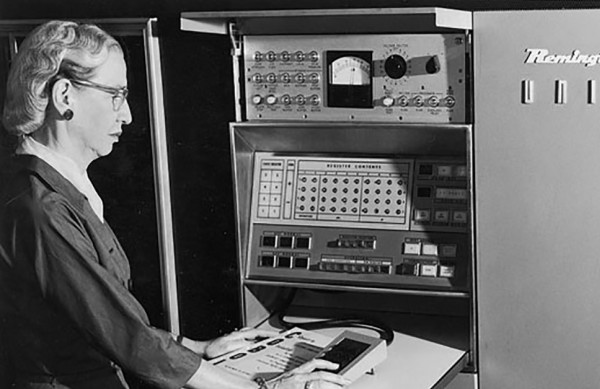
#> input picture grace_hopper.png, 600 x 389 px
$ python corners.py
#> lines starting #> are read from the running program, lines starting #| are printed output that depends on the picture
### common.py
import numpy as np
from matplotlib import pyplot as plt
from PIL import Image


def read_img(path, greyscale=True):
#> called with path = './grace_hopper.png', greyscale = True
    img = Image.open(path)
#> img is the input picture: PIL image 600x389 L; min 0, max 255, mean 95.6
    if greyscale:
        img = img.convert('L')
    else:
        img = img.convert('RGB')
    return np.array(img).astype(float)


def save_img(img, path):
    img = img - img.min()
    img = img / img.max()
    img = (img * 255).astype(np.uint8)
    img = Image.fromarray(img)
    img.save(path)
    print(path, "is saved!")


# [88 lines left out: functions find_maxima, visualize_scale_space, visualize_maxima, not called in this run]

### corners.py
import os
from typing import Callable, Any

import numpy as np
import scipy.ndimage
# Use scipy.ndimage.convolve() for convolution.
# Use zero padding (Set mode = 'constant'). Refer docs for further info.

from common import read_img, save_img

import matplotlib.pyplot as plt


def corner_score(image, u=5, v=5, window_size=(5, 5)):
    """
    Given an input image, x_offset, y_offset, and window_size,
    return the function E(u,v) for window size W
    corner detector score for that pixel.
    Use zero-padding to handle window values outside of the image.

    Input- image: H x W
           u: a scalar for x offset
           v: a scalar for y offset
           window_size: a tuple for window size

    Output- results: a image of size H x W
    """
#> called with u = -5, v = 0, window_size = (5, 5)
    u = -u
    v = -v

    non: Callable[[int], int] = lambda s: s if s < 0 else None
    mom: Callable[[int], int] = lambda s: max(0, s)

    image_offset = np.zeros_like(image)
    image_offset[mom(u): non(u), mom(v): non(v)] = image[mom(-u):non(-u), mom(-v):non(-v)]
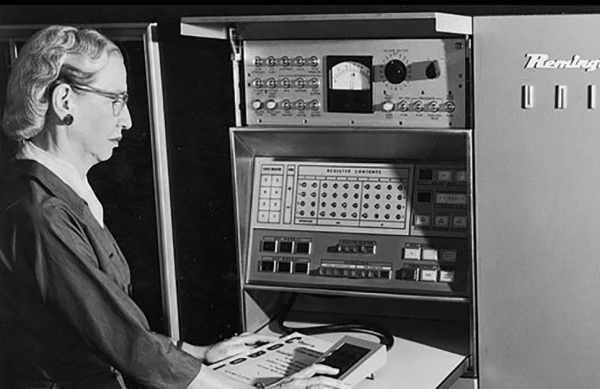
#> image_offset: shape (389, 600) float64; min 0, max 255, mean 93.9
    square_difference = np.square(image_offset - image)

    kernel = np.ones(window_size, np.uint8)
    output = scipy.ndimage.convolve(square_difference, kernel, mode='constant')
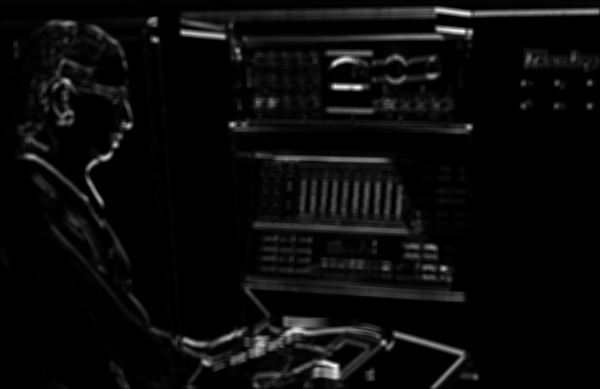
#> output: shape (389, 600) float64; min 0, max 958635, mean 40977.9; drawn with min black and max white
    return output


def harris_detector(image, window_size=(5, 5)):
    """
    Given an input image, calculate the Harris Detector score for all pixels
    You can use same-padding for intensity (or 0-padding for derivatives)
    to handle window values outside of the image.

    Input- image: H x W
    Output- results: a image of size H x W
    """
#> called with window_size = (5, 5)
    # compute the derivatives
    kx = np.array([[-0.5, 0, 0.5]])
    ky = np.array([[-0.5, 0, 0.5]]).T
    Ix = scipy.ndimage.convolve(image, kx, mode='constant')
    Iy = scipy.ndimage.convolve(image, ky, mode='constant')
    """
    padding_x = int(np.ceil((window_size[0] - 1) / 2))
    padding_y = int(np.ceil((window_size[1] - 1) / 2))
    h, w = Ix.shape[:2]
    Ix_padded = np.pad(Ix, ((padding_x, padding_x), (padding_y, padding_y)), mode='constant')
    Iy_padded = np.pad(Iy, ((padding_x, padding_x), (padding_y, padding_y)), mode='constant')
    """
    # Ixx = np.zeros(shape=(h, w))
    # Iyy = np.zeros(shape=(h, w))
    # Ixy = np.zeros(shape=(h, w))
    kernel_sum = np.ones(window_size)
    """
    for i in range(h):
        for j in range(w):
            for x in range(window_size[0]):
                for y in range(window_size[1]):
                    Ixx[i, j] += np.square(Ix_padded[i+x, j+y])
                    Iyy[i, j] += np.square(Iy_padded[i+x, j+y])
                    Ixy[i, j] += Ix_padded[i+x, j+y] * Iy_padded[i+x, j+y]
    """
    Ixx = scipy.ndimage.convolve(np.square(Ix), kernel_sum, mode='constant')
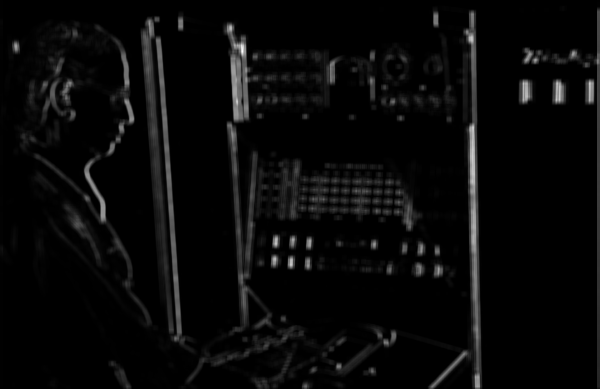
#> Ixx: shape (389, 600) float64; min 0, max 162523.5, mean 5984.2; drawn with min black and max white
    Iyy = scipy.ndimage.convolve(np.square(Iy), kernel_sum, mode='constant')
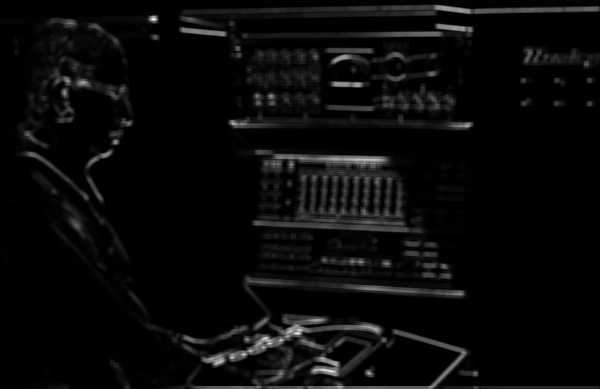
#> Iyy: shape (389, 600) float64; min 0, max 142454, mean 5553.6; drawn with min black and max white
    Ixy = scipy.ndimage.convolve(Ix*Iy, kernel_sum, mode='constant')
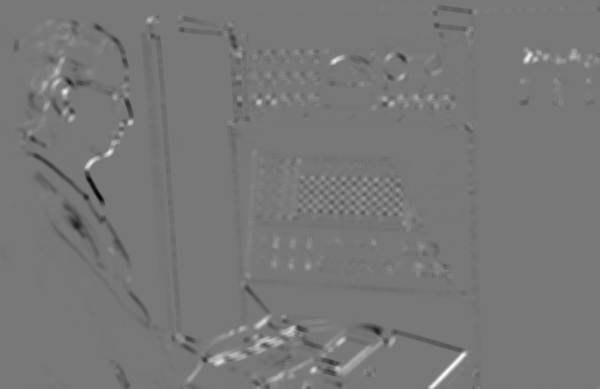
#> Ixy: shape (389, 600) float64; min -67591.2, max 75693.8, mean -157.1; drawn with min black and max white


    # For each image location, construct the structure tensor and calculate
    # the Harris response
    response = (Ixx*Iyy - np.square(Ixy)) - 0.05*np.square(Ixx+Iyy)
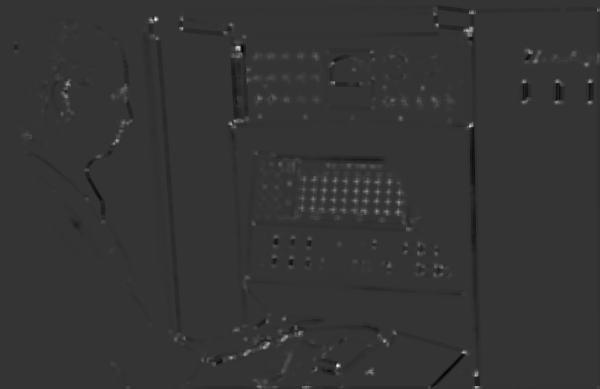
#> response: shape (389, 600) float64; min -1.15e+09, max 4.46e+09, mean 8114004.1; drawn with min black and max white

    return response


def main():
    img = read_img('./grace_hopper.png')

    # Feature Detection
    if not os.path.exists("./feature_detection"):
        os.makedirs("./feature_detection")

    # -- TODO Task 6: Corner Score --
    # (a): Complete corner_score()

    # (b)
    # Define offsets and window size and calulcate corner score
    u, v, W = -5, 0, (5, 5)

    score = corner_score(img, u, v, W)
    save_img(score, "./feature_detection/corner_score.png")

    # (c): No Code

    # -- TODO Task 7: Harris Corner Detector --
    # (a): Complete harris_detector()

    # (b)
    harris_corners = harris_detector(img)
    save_img(harris_corners, "./feature_detection/harris_response.png")
    plt.imshow(harris_corners, cmap='hot', aspect='auto')
    plt.colorbar()
    plt.show()
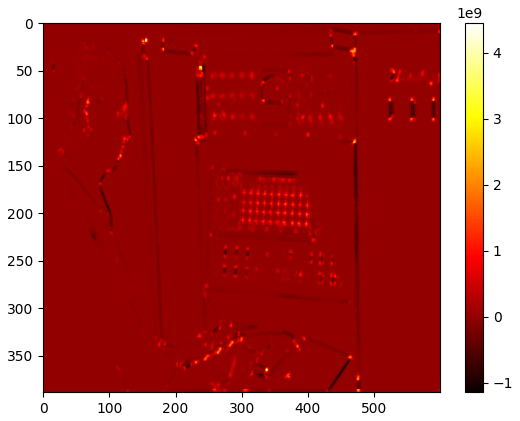
#> figure drawn by matplotlib, 2 panels

if __name__ == "__main__":
    main()
